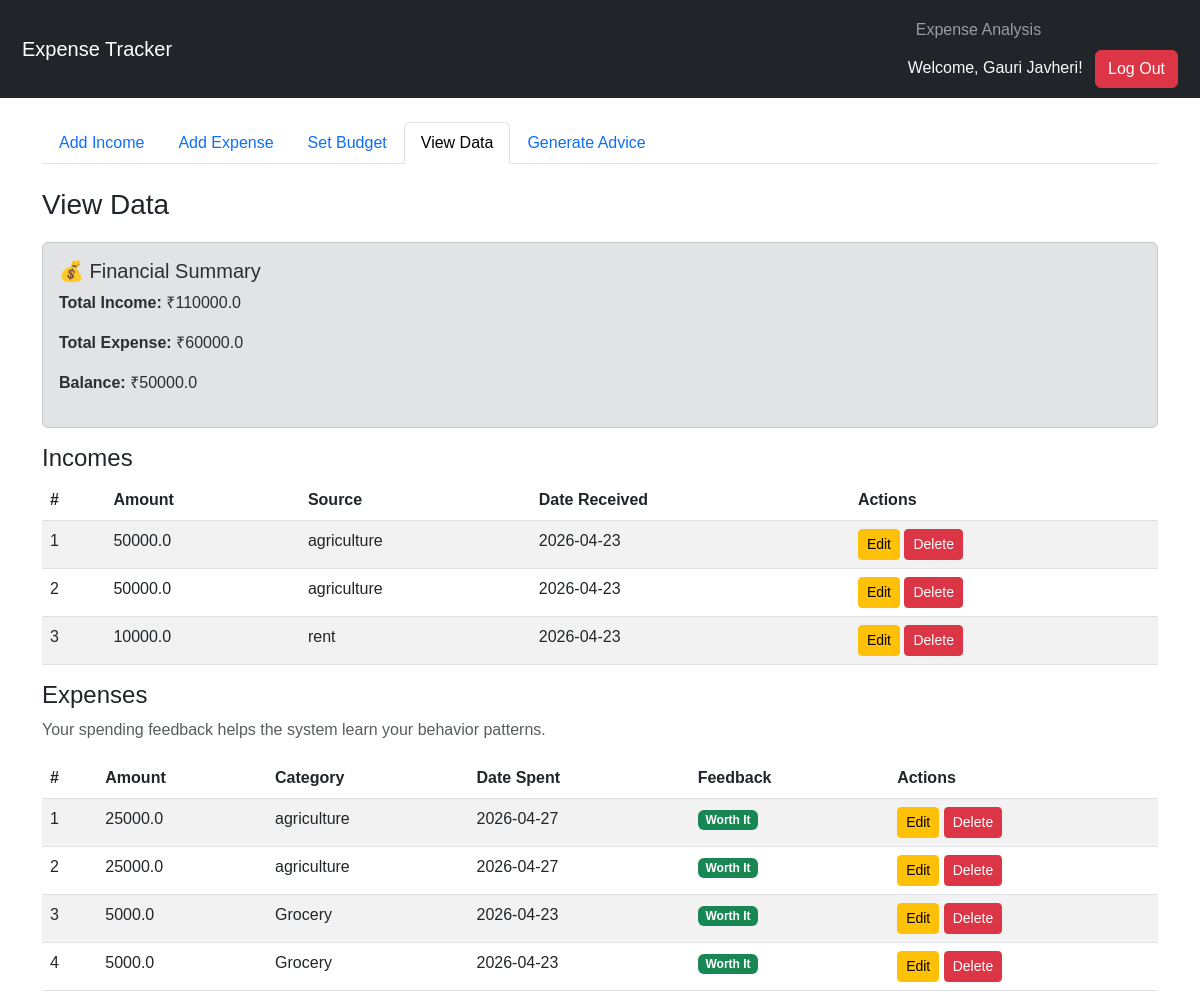
Screenshot of /data/view (signed in) with the database file from the repository.
### models/user.py (models this page shows)
class User(db.Model, UserMixin):
    id = db.Column(db.Integer, primary_key=True)
    name = db.Column(db.String(50), nullable=False)
    email = db.Column(db.String(100), unique=True, nullable=False)
    password = db.Column(db.String(100), nullable=False)

### models/income.py (models this page shows)
class Income(db.Model):
    id = db.Column(db.Integer, primary_key=True)
    user_id = db.Column(db.Integer, db.ForeignKey('user.id'), nullable=False)
    amount = db.Column(db.Float, nullable=False)
    source = db.Column(db.String(100), nullable=True)
    date_received = db.Column(db.Date, nullable=False)

### models/expense.py (models this page shows)
class Expense(db.Model):
    id = db.Column(db.Integer, primary_key=True)
    user_id = db.Column(db.Integer, db.ForeignKey('user.id'), nullable=False)
    amount = db.Column(db.Float, nullable=False)
    category = db.Column(db.String(100), nullable=False)
    date_spent = db.Column(db.Date, nullable=False)
    regret = db.Column(db.Integer, nullable=True)

### routes/view_data.py (the view)
@view_data_blueprint.route('/view', methods=['GET'])
@login_required
def view_data():
    print("Current User:", current_user)
    print("Current User ID:", current_user.id)
    incomes = Income.query.filter_by(user_id=current_user.id).all()
    expenses = Expense.query.filter_by(user_id=current_user.id).all()
    total_income = sum(income.amount for income in incomes)
    total_expense = sum(expense.amount for expense in expenses)
    balance = total_income - total_expense
    print("Fetched Incomes:", incomes)
    print("Fetched Expenses:", expenses)
    ai_advice = session.pop('ai_advice', None)
    return render_template(
    'dashboard.html',
    incomes=incomes,
    expenses=expenses,
    active_tab='view',
    total_income=total_income,
    total_expense=total_expense,
    balance=balance
)

### app.py (called while the page is built)
@login_manager.user_loader
def load_user(user_id):
    return User.query.get(int(user_id))

### templates/dashboard.html (shortened to what this page needs)
<!DOCTYPE html>
<html lang="en">
<head>
    <link href="https://cdn.jsdelivr.net/npm/bootstrap@5.3.0-alpha3/dist/css/bootstrap.min.css" rel="stylesheet">
    <link rel="stylesheet" href="/static/styles.css">
</head>
<body>
    <nav class="navbar navbar-expand-lg navbar-dark bg-dark">
        <div class="container-fluid">
            <a class="navbar-brand" href="#">Expense Tracker</a>
            <div>
                {% if current_user.is_authenticated %}
                    <ul class="navbar-nav">
                        <li class="nav-item">
                            <a class="nav-link" href="http://localhost:8501" target="_blank">Expense Analysis</a>
                        </li>
                    </ul>
                    <span class="navbar-text text-light me-2">Welcome, {{ current_user.name }}!</span>
                    <a href="/auth/logout" class="btn btn-danger">Log Out</a>
                {% else %}
                    <button class="btn btn-outline-light me-2" data-bs-toggle="modal" data-bs-target="#loginModal">Log In</button>
                    <button class="btn btn-primary" data-bs-toggle="modal" data-bs-target="#signupModal">Sign Up</button>
                {% endif %}
            </div>
        </div>
    </nav>
    <div class="container mt-4">
        <ul class="nav nav-tabs" id="myTab" role="tablist">
            <li class="nav-item" role="presentation">
                <button class="nav-link {% if active_tab == 'income' %}active{% endif %}" id="income-tab" data-bs-toggle="tab" data-bs-target="#income" type="button" role="tab">Add Income</button>
            </li>
            <li class="nav-item" role="presentation">
                <button class="nav-link {% if active_tab == 'expense' %}active{% endif %}" id="expense-tab" data-bs-toggle="tab" data-bs-target="#expense" type="button" role="tab">Add Expense</button>
            </li>
            <li class="nav-item" role="presentation">
                <button class="nav-link {% if active_tab == 'budget' %}active{% endif %}" id="budget-tab" data-bs-toggle="tab" data-bs-target="#budget" type="button" role="tab">Set Budget</button>
            </li>
            <li class="nav-item" role="presentation">
                <button class="nav-link {% if active_tab == 'view' %}active{% endif %}" id="view-tab" data-bs-toggle="tab" data-bs-target="#view" type="button" role="tab">View Data</button>
            </li>
            <li class="nav-item" role="presentation">
                <button class="nav-link {% if active_tab == 'advice' %}active{% endif %}" id="advice-tab" data-bs-toggle="tab" data-bs-target="#advice" type="button" role="tab">Generate Advice</button>
            </li>
        </ul>
        <div class="tab-content mt-4" id="myTabContent">
            <div class="tab-pane fade {% if active_tab == 'view' %}show active{% endif %}" id="view" role="tabpanel">
                <h3>View Data</h3>
                <div class="alert alert-secondary">
                <h5>💰 Financial Summary</h5>
                <p><strong>Total Income:</strong> ₹{{ total_income }}</p>
                <p><strong>Total Expense:</strong> ₹{{ total_expense }}</p>
                <p><strong>Balance:</strong> ₹{{ balance }}</p>
            </div>
                <h4>Incomes</h4>
                <table class="table table-striped">
                    <thead>
                        <tr>
                            <th>#</th>
                            <th>Amount</th>
                            <th>Source</th>
                            <th>Date Received</th>
                            <th>Actions</th>
                        </tr>
                    </thead>
                    <tbody>
                        {% if incomes %}
                            {% for income in incomes %}
                            <tr>
                                <td>{{ loop.index }}</td>
                                <td>{{ income.amount }}</td>
                                <td>{{ income.source or "N/A" }}</td>
                                <td>{{ income.date_received.strftime('%Y-%m-%d') }}</td>
                                <td>
                                <a href="/income/edit/{{ income.id }}" class="btn btn-sm btn-warning">Edit</a>
                                <form method="POST" action="/income/delete/{{ income.id }}" style="display:inline;">
                                    <button class="btn btn-sm btn-danger"
                                        onclick="return confirm('Delete this income?')">
                                            Delete
                            </button>
                            </form>
                            </td>
                            </tr>
                            {% endfor %}
                        {% else %}
                            <tr>
                                <td colspan="4">No income data available.</td>
                            </tr>
                        {% endif %}
                    </tbody>
                </table>
               <h4>Expenses</h4>
<p class="text-muted">
    Your spending feedback helps the system learn your behavior patterns.
</p>
<table class="table table-striped">
    <thead>
        <tr>
            <th>#</th>
            <th>Amount</th>
            <th>Category</th>
            <th>Date Spent</th>
            <th>Feedback</th>
            <th>Actions</th>
        </tr>
    </thead>
    <tbody>
        {% if expenses %}
            {% for expense in expenses %}
            <tr>
                <td>{{ loop.index }}</td>
                <td>{{ expense.amount }}</td>
                <td>{{ expense.category }}</td>
                <td>{{ expense.date_spent.strftime('%Y-%m-%d') }}</td>
                <td>
                {% if expense.regret == 1 %}
                    <span class="badge bg-danger">Regretted</span>
                {% else %}
                    <span class="badge bg-success">Worth It</span>
                {% endif %}
                </td>
                <td>
                    <a href="/expense/edit/{{ expense.id }}" class="btn btn-sm btn-warning">Edit</a>
                    <form method="POST" action="/expense/delete/{{ expense.id }}" style="display:inline;">
                        <button class="btn btn-sm btn-danger"
                                onclick="return confirm('Are you sure you want to delete this expense?')">
                            Delete
                        </button>
                    </form>
                </td>
            </tr>
            {% endfor %}
        {% else %}
            <tr>
                <td colspan="6">No expense data available.</td>
            </tr>
        {% endif %}
    </tbody>
</table>
</div>
        </div>
    </div>
</body>
</html>

### static/styles.css (style rules this page uses)
body { font-family: Arial, sans-serif; }
.navbar { padding: 10px; }
.alert { margin-top: 20px; }

### rows the page displays
User: name "Gauri Javheri"
Income: amount "50000.0", source "agriculture", date_received "2026-04-23"
Income: amount "50000.0", source "agriculture", date_received "2026-04-23"
Income: amount "10000.0", source "rent", date_received "2026-04-23"
Expense: amount "25000.0", category "agriculture", date_spent "2026-04-27", regret "Worth It"
Expense: amount "25000.0", category "agriculture", date_spent "2026-04-27", regret "Worth It"
Expense: amount "5000.0", category "Grocery", date_spent "2026-04-23", regret "Worth It"
Expense: amount "5000.0", category "Grocery", date_spent "2026-04-23", regret "Worth It"

### other values shown
{{ total_income }} "110000.0"
{{ total_expense }} "60000.0"
{{ balance }} "50000.0"
